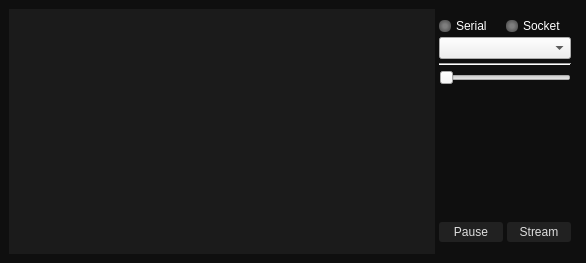
<?xml version="1.0" encoding="UTF-8"?>
<ui version="4.0">
 <class>MainWindow</class>
 <widget class="QMainWindow" name="MainWindow">
  <property name="geometry">
   <rect>
    <x>0</x>
    <y>0</y>
    <width>586</width>
    <height>263</height>
   </rect>
  </property>
  <property name="baseSize">
   <size>
    <width>0</width>
    <height>0</height>
   </size>
  </property>
  <property name="windowTitle">
   <string>Example</string>
  </property>
  <property name="styleSheet">
   <string notr="true">/*----- GLOBAL COMPONENTS -----*/
MainWindow {
	margin: 0;
	padding: 0;
	background: rgb(15, 15, 15);
	color: white;
}

#centralwidget{
	padding: 0;
	background: rgb(15, 15, 15);
	color: white;
}

QLabel {
	color: white;
}
QPushButton {
	color: rgb(222, 222, 222);
	background: rgb(33, 33, 33);
	font-size: 12px;
	height: 20px;
	margin: 2px 0;
	border-radius: 3px;
}

/* ---- BUTTONS ---*/
#streamBtn:checked {
	background: rgb(232, 104, 45);
}
#pauseBtn:checked {
	background: rgb(196, 0, 76);
}

/*--- IMAGES ---*/
#qimage {
background: rgb(27, 27, 27);
}

/*--- LEDS STYLES ----*/
#ledSerial, #ledSocket {
	max-width: 12px;
	max-height: 12px;
	border-radius: 5px;
	margin: 0;
	background-color: qradialgradient(spread:pad, cx:0.5, cy:0.5, radius:0.5, fx:0.505, fy:0.505682, stop:0.325123 rgba(126, 126, 126, 255), stop:1 rgba(88, 88, 88, 255))
}

#ledSerial:checked, #ledSocket:checked {
	background: qradialgradient(spread:pad, cx:0.5, cy:0.5, radius:0.5, fx:0.505, fy:0.505682, stop:0.325123 rgba(80, 195, 210, 255), stop:1 rgba(43, 104, 115, 255));
}</string>
  </property>
  <property name="tabShape">
   <enum>QTabWidget::Triangular</enum>
  </property>
  <widget class="QWidget" name="centralwidget">
   <layout class="QGridLayout" name="gridLayout">
    <item row="0" column="0">
     <layout class="QHBoxLayout" name="horizontalLayout_2" stretch="3,1">
      <property name="spacing">
       <number>0</number>
      </property>
      <property name="leftMargin">
       <number>0</number>
      </property>
      <property name="topMargin">
       <number>0</number>
      </property>
      <property name="rightMargin">
       <number>0</number>
      </property>
      <property name="bottomMargin">
       <number>0</number>
      </property>
      <item>
       <layout class="QVBoxLayout" name="verticalLayout_2" stretch="6">
        <item>
         <widget class="QLabel" name="qimage">
          <property name="text">
           <string/>
          </property>
         </widget>
        </item>
       </layout>
      </item>
      <item>
       <layout class="QVBoxLayout" name="verticalLayout" stretch="0,1,2,0,0,0">
        <property name="spacing">
         <number>4</number>
        </property>
        <property name="leftMargin">
         <number>4</number>
        </property>
        <property name="topMargin">
         <number>10</number>
        </property>
        <property name="rightMargin">
         <number>6</number>
        </property>
        <property name="bottomMargin">
         <number>10</number>
        </property>
        <item>
         <layout class="QHBoxLayout" name="horizontalLayout" stretch="0,0,0,0">
          <property name="spacing">
           <number>5</number>
          </property>
          <item>
           <widget class="QPushButton" name="ledSerial">
            <property name="sizePolicy">
             <sizepolicy hsizetype="Preferred" vsizetype="Fixed">
              <horstretch>0</horstretch>
              <verstretch>0</verstretch>
             </sizepolicy>
            </property>
            <property name="text">
             <string/>
            </property>
            <property name="checkable">
             <bool>true</bool>
            </property>
            <property name="checked">
             <bool>false</bool>
            </property>
           </widget>
          </item>
          <item>
           <widget class="QLabel" name="label">
            <property name="maximumSize">
             <size>
              <width>45</width>
              <height>16777215</height>
             </size>
            </property>
            <property name="text">
             <string>Serial</string>
            </property>
            <property name="alignment">
             <set>Qt::AlignLeading|Qt::AlignLeft|Qt::AlignVCenter</set>
            </property>
           </widget>
          </item>
          <item>
           <widget class="QPushButton" name="ledSocket">
            <property name="sizePolicy">
             <sizepolicy hsizetype="Preferred" vsizetype="Fixed">
              <horstretch>0</horstretch>
              <verstretch>0</verstretch>
             </sizepolicy>
            </property>
            <property name="text">
             <string/>
            </property>
            <property name="checkable">
             <bool>true</bool>
            </property>
            <property name="checked">
             <bool>false</bool>
            </property>
           </widget>
          </item>
          <item>
           <widget class="QLabel" name="label_3">
            <property name="maximumSize">
             <size>
              <width>45</width>
              <height>16777215</height>
             </size>
            </property>
            <property name="text">
             <string>Socket</string>
            </property>
           </widget>
          </item>
         </layout>
        </item>
        <item>
         <widget class="QComboBox" name="devices"/>
        </item>
        <item>
         <widget class="Line" name="line">
          <property name="frameShadow">
           <enum>QFrame::Sunken</enum>
          </property>
          <property name="lineWidth">
           <number>1</number>
          </property>
          <property name="orientation">
           <enum>Qt::Horizontal</enum>
          </property>
         </widget>
        </item>
        <item>
         <widget class="QSlider" name="horizontalSlider">
          <property name="orientation">
           <enum>Qt::Horizontal</enum>
          </property>
         </widget>
        </item>
        <item>
         <spacer name="verticalSpacer">
          <property name="orientation">
           <enum>Qt::Vertical</enum>
          </property>
          <property name="sizeHint" stdset="0">
           <size>
            <width>20</width>
            <height>40</height>
           </size>
          </property>
         </spacer>
        </item>
        <item>
         <layout class="QHBoxLayout" name="horizontalLayout_3">
          <item>
           <widget class="QPushButton" name="pauseBtn">
            <property name="text">
             <string>Pause</string>
            </property>
            <property name="checkable">
             <bool>true</bool>
            </property>
           </widget>
          </item>
          <item>
           <widget class="QPushButton" name="streamBtn">
            <property name="text">
             <string>Stream</string>
            </property>
            <property name="checkable">
             <bool>true</bool>
            </property>
           </widget>
          </item>
         </layout>
        </item>
       </layout>
      </item>
     </layout>
    </item>
   </layout>
  </widget>
 </widget>
 <resources/>
 <connections/>
</ui>
